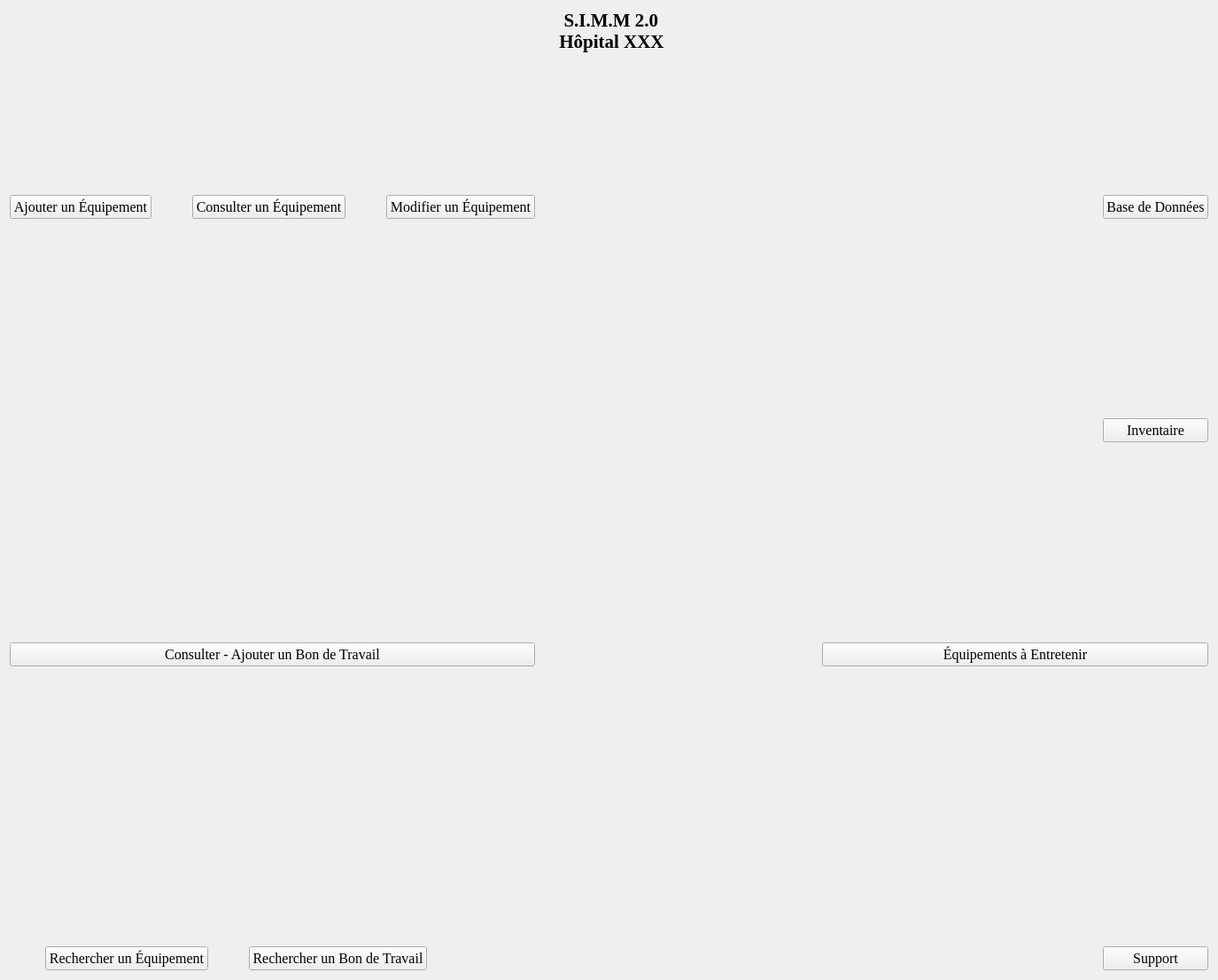
<?xml version="1.0" encoding="UTF-8"?>
<ui version="4.0">
 <class>Form</class>
 <widget class="QWidget" name="Form">
  <property name="geometry">
   <rect>
    <x>0</x>
    <y>0</y>
    <width>1375</width>
    <height>1106</height>
   </rect>
  </property>
  <property name="windowTitle">
   <string>Hatim</string>
  </property>
  <layout class="QGridLayout" name="gridLayout_3">
   <item row="9" column="0" colspan="3">
    <layout class="QHBoxLayout" name="horizontalLayout_3">
     <item>
      <spacer name="horizontalSpacer_6">
       <property name="orientation">
        <enum>Qt::Horizontal</enum>
       </property>
       <property name="sizeHint" stdset="0">
        <size>
         <width>40</width>
         <height>20</height>
        </size>
       </property>
      </spacer>
     </item>
     <item>
      <widget class="QPushButton" name="pushButton_5">
       <property name="font">
        <font>
         <family>Times New Roman</family>
         <pointsize>12</pointsize>
        </font>
       </property>
       <property name="text">
        <string>Rechercher un Équipement</string>
       </property>
       <property name="icon">
        <iconset>
         <normaloff>../../Desktop/Icons/search-icon1.png</normaloff>../../Desktop/Icons/search-icon1.png</iconset>
       </property>
       <property name="iconSize">
        <size>
         <width>60</width>
         <height>60</height>
        </size>
       </property>
      </widget>
     </item>
     <item>
      <spacer name="horizontalSpacer_3">
       <property name="orientation">
        <enum>Qt::Horizontal</enum>
       </property>
       <property name="sizeHint" stdset="0">
        <size>
         <width>40</width>
         <height>20</height>
        </size>
       </property>
      </spacer>
     </item>
     <item>
      <widget class="QPushButton" name="pushButton_6">
       <property name="font">
        <font>
         <family>Times New Roman</family>
         <pointsize>12</pointsize>
        </font>
       </property>
       <property name="text">
        <string>Rechercher un Bon de Travail</string>
       </property>
       <property name="icon">
        <iconset>
         <normaloff>../../Desktop/Icons/Search-icon2.png</normaloff>../../Desktop/Icons/Search-icon2.png</iconset>
       </property>
       <property name="iconSize">
        <size>
         <width>60</width>
         <height>60</height>
        </size>
       </property>
      </widget>
     </item>
     <item>
      <spacer name="horizontalSpacer_7">
       <property name="orientation">
        <enum>Qt::Horizontal</enum>
       </property>
       <property name="sizeHint" stdset="0">
        <size>
         <width>40</width>
         <height>20</height>
        </size>
       </property>
      </spacer>
     </item>
    </layout>
   </item>
   <item row="9" column="6">
    <layout class="QHBoxLayout" name="horizontalLayout_7">
     <item>
      <widget class="QPushButton" name="pushButton_10">
       <property name="font">
        <font>
         <family>Times New Roman</family>
         <pointsize>12</pointsize>
        </font>
       </property>
       <property name="text">
        <string>Support</string>
       </property>
       <property name="icon">
        <iconset>
         <normaloff>../../Desktop/Icons/pc2-icon.png</normaloff>../../Desktop/Icons/pc2-icon.png</iconset>
       </property>
       <property name="iconSize">
        <size>
         <width>120</width>
         <height>120</height>
        </size>
       </property>
      </widget>
     </item>
    </layout>
   </item>
   <item row="4" column="6">
    <layout class="QVBoxLayout" name="verticalLayout_6">
     <item>
      <widget class="QPushButton" name="pushButton_8">
       <property name="font">
        <font>
         <family>Times New Roman</family>
         <pointsize>12</pointsize>
        </font>
       </property>
       <property name="text">
        <string>Inventaire</string>
       </property>
       <property name="icon">
        <iconset>
         <normaloff>../../Desktop/Icons/inventory_icon.png</normaloff>../../Desktop/Icons/inventory_icon.png</iconset>
       </property>
       <property name="iconSize">
        <size>
         <width>70</width>
         <height>70</height>
        </size>
       </property>
      </widget>
     </item>
    </layout>
   </item>
   <item row="6" column="0" colspan="4">
    <layout class="QHBoxLayout" name="horizontalLayout_2">
     <item>
      <widget class="QPushButton" name="pushButton_4">
       <property name="font">
        <font>
         <family>Times New Roman</family>
         <pointsize>12</pointsize>
        </font>
       </property>
       <property name="text">
        <string>Consulter - Ajouter un Bon de Travail</string>
       </property>
       <property name="icon">
        <iconset>
         <normaloff>../../Desktop/Icons/view-icon.png</normaloff>../../Desktop/Icons/view-icon.png</iconset>
       </property>
       <property name="iconSize">
        <size>
         <width>100</width>
         <height>100</height>
        </size>
       </property>
      </widget>
     </item>
    </layout>
   </item>
   <item row="2" column="6">
    <layout class="QVBoxLayout" name="verticalLayout_5">
     <item>
      <widget class="QPushButton" name="pushButton_7">
       <property name="font">
        <font>
         <family>Times New Roman</family>
         <pointsize>12</pointsize>
        </font>
       </property>
       <property name="text">
        <string>Base de Données</string>
       </property>
       <property name="icon">
        <iconset>
         <normaloff>../../Desktop/Icons/database-icon.png</normaloff>../../Desktop/Icons/database-icon.png</iconset>
       </property>
       <property name="iconSize">
        <size>
         <width>70</width>
         <height>70</height>
        </size>
       </property>
      </widget>
     </item>
    </layout>
   </item>
   <item row="6" column="5" colspan="2">
    <layout class="QVBoxLayout" name="verticalLayout_7">
     <item>
      <widget class="QPushButton" name="pushButton_9">
       <property name="font">
        <font>
         <family>Times New Roman</family>
         <pointsize>12</pointsize>
        </font>
       </property>
       <property name="text">
        <string>Équipements à Entretenir</string>
       </property>
       <property name="icon">
        <iconset>
         <normaloff>../../Desktop/Icons/maintenance-icon.png</normaloff>../../Desktop/Icons/maintenance-icon.png</iconset>
       </property>
       <property name="iconSize">
        <size>
         <width>70</width>
         <height>70</height>
        </size>
       </property>
      </widget>
     </item>
    </layout>
   </item>
   <item row="0" column="0" colspan="7">
    <layout class="QHBoxLayout" name="horizontalLayout_4">
     <item>
      <spacer name="horizontalSpacer_4">
       <property name="orientation">
        <enum>Qt::Horizontal</enum>
       </property>
       <property name="sizeHint" stdset="0">
        <size>
         <width>40</width>
         <height>20</height>
        </size>
       </property>
      </spacer>
     </item>
     <item>
      <widget class="QLabel" name="label">
       <property name="font">
        <font>
         <family>Times New Roman</family>
         <pointsize>16</pointsize>
         <weight>75</weight>
         <bold>true</bold>
        </font>
       </property>
       <property name="frameShadow">
        <enum>QFrame::Raised</enum>
       </property>
       <property name="text">
        <string>  S.I.M.M 2.0 
 Hôpital XXX</string>
       </property>
      </widget>
     </item>
     <item>
      <spacer name="horizontalSpacer_5">
       <property name="orientation">
        <enum>Qt::Horizontal</enum>
       </property>
       <property name="sizeHint" stdset="0">
        <size>
         <width>40</width>
         <height>20</height>
        </size>
       </property>
      </spacer>
     </item>
    </layout>
   </item>
   <item row="2" column="0" colspan="4">
    <layout class="QHBoxLayout" name="horizontalLayout">
     <item>
      <widget class="QPushButton" name="pushButton">
       <property name="font">
        <font>
         <family>Times New Roman</family>
         <pointsize>12</pointsize>
        </font>
       </property>
       <property name="text">
        <string>Ajouter un Équipement</string>
       </property>
       <property name="icon">
        <iconset>
         <normaloff>../../Desktop/Icons/Add-icon.png</normaloff>../../Desktop/Icons/Add-icon.png</iconset>
       </property>
       <property name="iconSize">
        <size>
         <width>70</width>
         <height>70</height>
        </size>
       </property>
      </widget>
     </item>
     <item>
      <spacer name="horizontalSpacer">
       <property name="orientation">
        <enum>Qt::Horizontal</enum>
       </property>
       <property name="sizeHint" stdset="0">
        <size>
         <width>40</width>
         <height>20</height>
        </size>
       </property>
      </spacer>
     </item>
     <item>
      <widget class="QPushButton" name="pushButton_2">
       <property name="font">
        <font>
         <family>Times New Roman</family>
         <pointsize>12</pointsize>
        </font>
       </property>
       <property name="text">
        <string>Consulter un Équipement</string>
       </property>
       <property name="icon">
        <iconset>
         <normaloff>../../Desktop/Icons/view-icon2.png</normaloff>../../Desktop/Icons/view-icon2.png</iconset>
       </property>
       <property name="iconSize">
        <size>
         <width>70</width>
         <height>70</height>
        </size>
       </property>
      </widget>
     </item>
     <item>
      <spacer name="horizontalSpacer_2">
       <property name="orientation">
        <enum>Qt::Horizontal</enum>
       </property>
       <property name="sizeHint" stdset="0">
        <size>
         <width>40</width>
         <height>20</height>
        </size>
       </property>
      </spacer>
     </item>
     <item>
      <widget class="QPushButton" name="pushButton_3">
       <property name="font">
        <font>
         <family>Times New Roman</family>
         <pointsize>12</pointsize>
        </font>
       </property>
       <property name="text">
        <string>Modifier un Équipement</string>
       </property>
       <property name="icon">
        <iconset>
         <normaloff>../../Desktop/Icons/Modify-icon.png</normaloff>../../Desktop/Icons/Modify-icon.png</iconset>
       </property>
       <property name="iconSize">
        <size>
         <width>70</width>
         <height>70</height>
        </size>
       </property>
      </widget>
     </item>
    </layout>
   </item>
   <item row="5" column="6">
    <spacer name="verticalSpacer_2">
     <property name="orientation">
      <enum>Qt::Vertical</enum>
     </property>
     <property name="sizeHint" stdset="0">
      <size>
       <width>20</width>
       <height>97</height>
      </size>
     </property>
    </spacer>
   </item>
   <item row="7" column="6">
    <spacer name="verticalSpacer">
     <property name="orientation">
      <enum>Qt::Vertical</enum>
     </property>
     <property name="sizeHint" stdset="0">
      <size>
       <width>20</width>
       <height>96</height>
      </size>
     </property>
    </spacer>
   </item>
   <item row="8" column="1">
    <spacer name="verticalSpacer_5">
     <property name="orientation">
      <enum>Qt::Vertical</enum>
     </property>
     <property name="sizeHint" stdset="0">
      <size>
       <width>20</width>
       <height>40</height>
      </size>
     </property>
    </spacer>
   </item>
   <item row="9" column="3" colspan="3">
    <spacer name="horizontalSpacer_8">
     <property name="orientation">
      <enum>Qt::Horizontal</enum>
     </property>
     <property name="sizeHint" stdset="0">
      <size>
       <width>215</width>
       <height>20</height>
      </size>
     </property>
    </spacer>
   </item>
   <item row="3" column="6">
    <spacer name="verticalSpacer_6">
     <property name="orientation">
      <enum>Qt::Vertical</enum>
     </property>
     <property name="sizeHint" stdset="0">
      <size>
       <width>20</width>
       <height>96</height>
      </size>
     </property>
    </spacer>
   </item>
   <item row="1" column="2">
    <spacer name="verticalSpacer_3">
     <property name="orientation">
      <enum>Qt::Vertical</enum>
     </property>
     <property name="sizeHint" stdset="0">
      <size>
       <width>20</width>
       <height>40</height>
      </size>
     </property>
    </spacer>
   </item>
   <item row="2" column="5">
    <spacer name="horizontalSpacer_9">
     <property name="orientation">
      <enum>Qt::Horizontal</enum>
     </property>
     <property name="sizeHint" stdset="0">
      <size>
       <width>40</width>
       <height>20</height>
      </size>
     </property>
    </spacer>
   </item>
   <item row="6" column="4">
    <spacer name="horizontalSpacer_10">
     <property name="orientation">
      <enum>Qt::Horizontal</enum>
     </property>
     <property name="sizeHint" stdset="0">
      <size>
       <width>40</width>
       <height>20</height>
      </size>
     </property>
    </spacer>
   </item>
   <item row="4" column="1">
    <spacer name="verticalSpacer_4">
     <property name="orientation">
      <enum>Qt::Vertical</enum>
     </property>
     <property name="sizeHint" stdset="0">
      <size>
       <width>20</width>
       <height>40</height>
      </size>
     </property>
    </spacer>
   </item>
  </layout>
  <zorder>verticalSpacer_3</zorder>
  <zorder>verticalSpacer_5</zorder>
  <zorder>horizontalSpacer_8</zorder>
  <zorder>verticalSpacer</zorder>
  <zorder>verticalSpacer_2</zorder>
  <zorder>verticalSpacer_6</zorder>
  <zorder>horizontalSpacer_9</zorder>
  <zorder>horizontalSpacer_10</zorder>
  <zorder>verticalSpacer_4</zorder>
 </widget>
 <resources/>
 <connections/>
</ui>
